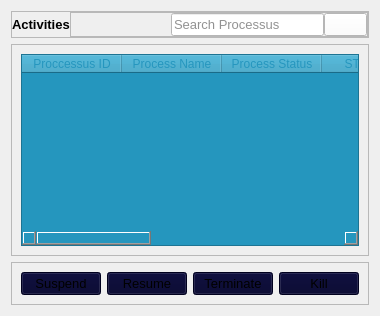
               <widget class="QWidget" name="activities">
                <layout class="QVBoxLayout" name="verticalLayout_10">
                 <item>
                  <widget class="QFrame" name="frame_7">
                   <property name="frameShape">
                    <enum>QFrame::StyledPanel</enum>
                   </property>
                   <property name="frameShadow">
                    <enum>QFrame::Raised</enum>
                   </property>
                   <layout class="QHBoxLayout" name="horizontalLayout_13">
                    <property name="spacing">
                     <number>0</number>
                    </property>
                    <property name="leftMargin">
                     <number>0</number>
                    </property>
                    <property name="topMargin">
                     <number>0</number>
                    </property>
                    <property name="rightMargin">
                     <number>0</number>
                    </property>
                    <property name="bottomMargin">
                     <number>0</number>
                    </property>
                    <item>
                     <widget class="QLabel" name="label_59">
                      <property name="font">
                       <font>
                        <pointsize>10</pointsize>
                        <weight>75</weight>
                        <bold>true</bold>
                       </font>
                      </property>
                      <property name="text">
                       <string>Activities</string>
                      </property>
                     </widget>
                    </item>
                    <item>
                     <widget class="QFrame" name="frame_12">
                      <property name="minimumSize">
                       <size>
                        <width>200</width>
                        <height>0</height>
                       </size>
                      </property>
                      <property name="maximumSize">
                       <size>
                        <width>6000</width>
                        <height>16777215</height>
                       </size>
                      </property>
                      <property name="font">
                       <font>
                        <pointsize>10</pointsize>
                       </font>
                      </property>
                      <property name="frameShape">
                       <enum>QFrame::StyledPanel</enum>
                      </property>
                      <property name="frameShadow">
                       <enum>QFrame::Raised</enum>
                      </property>
                      <layout class="QHBoxLayout" name="horizontalLayout_11">
                       <property name="spacing">
                        <number>0</number>
                       </property>
                       <property name="leftMargin">
                        <number>100</number>
                       </property>
                       <property name="topMargin">
                        <number>0</number>
                       </property>
                       <property name="rightMargin">
                        <number>0</number>
                       </property>
                       <property name="bottomMargin">
                        <number>0</number>
                       </property>
                       <item>
                        <widget class="QLineEdit" name="activity_search">
                         <property name="styleSheet">
                          <string notr="true">color:rgb(38, 38, 38);
background-color: rgb(255, 255, 255);
</string>
                         </property>
                         <property name="placeholderText">
                          <string>Search Processus</string>
                         </property>
                        </widget>
                       </item>
                       <item>
                        <widget class="QPushButton" name="pushButton_6">
                         <property name="styleSheet">
                          <string notr="true">background-color: rgb(255, 255, 255);</string>
                         </property>
                         <property name="text">
                          <string/>
                         </property>
                         <property name="icon">
                          <iconset resource="resource.qrc">
                           <normaloff>:/icons/icons/search.svg</normaloff>:/icons/icons/search.svg</iconset>
                         </property>
                        </widget>
                       </item>
                      </layout>
                     </widget>
                    </item>
                   </layout>
                  </widget>
                 </item>
                 <item>
                  <widget class="QFrame" name="frame_10">
                   <property name="frameShape">
                    <enum>QFrame::StyledPanel</enum>
                   </property>
                   <property name="frameShadow">
                    <enum>QFrame::Raised</enum>
                   </property>
                   <layout class="QVBoxLayout" name="verticalLayout_11">
                    <item>
                     <widget class="QTableWidget" name="tableWidget">
                      <property name="styleSheet">
                       <string notr="true">background-color: rgb(37, 150, 190);
color:rgb(37, 150, 190)</string>
                      </property>
                      <column>
                       <property name="text">
                        <string>Proccessus ID</string>
                       </property>
                      </column>
                      <column>
                       <property name="text">
                        <string>Process Name</string>
                       </property>
                      </column>
                      <column>
                       <property name="text">
                        <string>Process Status</string>
                       </property>
                      </column>
                      <column>
                       <property name="text">
                        <string>STARTED</string>
                       </property>
                      </column>
                      <column>
                       <property name="text">
                        <string>SUSPEND</string>
                       </property>
                      </column>
                      <column>
                       <property name="text">
                        <string>RESUME</string>
                       </property>
                      </column>
                      <column>
                       <property name="text">
                        <string>Terminate</string>
                       </property>
                      </column>
                      <column>
                       <property name="text">
                        <string>kill</string>
                       </property>
                      </column>
                     </widget>
                    </item>
                   </layout>
                  </widget>
                 </item>
                 <item alignment="Qt::AlignBottom">
                  <widget class="QFrame" name="frame_11">
                   <property name="font">
                    <font>
                     <pointsize>10</pointsize>
                    </font>
                   </property>
                   <property name="frameShape">
                    <enum>QFrame::StyledPanel</enum>
                   </property>
                   <property name="frameShadow">
                    <enum>QFrame::Raised</enum>
                   </property>
                   <layout class="QHBoxLayout" name="horizontalLayout_12">
                    <item>
                     <widget class="QPushButton" name="suspend_btn">
                      <property name="font">
                       <font>
                        <pointsize>10</pointsize>
                       </font>
                      </property>
                      <property name="styleSheet">
                       <string notr="true">background-color: rgb(0, 0, 42);</string>
                      </property>
                      <property name="text">
                       <string>Suspend</string>
                      </property>
                     </widget>
                    </item>
                    <item>
                     <widget class="QPushButton" name="resume_btn">
                      <property name="font">
                       <font>
                        <pointsize>10</pointsize>
                       </font>
                      </property>
                      <property name="styleSheet">
                       <string notr="true">background-color: rgb(0, 0, 42);</string>
                      </property>
                      <property name="text">
                       <string>Resume</string>
                      </property>
                     </widget>
                    </item>
                    <item>
                     <widget class="QPushButton" name="terminate_btn">
                      <property name="font">
                       <font>
                        <pointsize>10</pointsize>
                       </font>
                      </property>
                      <property name="styleSheet">
                       <string notr="true">background-color: rgb(0, 0, 42);</string>
                      </property>
                      <property name="text">
                       <string>Terminate</string>
                      </property>
                     </widget>
                    </item>
                    <item>
                     <widget class="QPushButton" name="kill_btn">
                      <property name="font">
                       <font>
                        <pointsize>10</pointsize>
                       </font>
                      </property>
                      <property name="styleSheet">
                       <string notr="true">background-color: rgb(0, 0, 42);</string>
                      </property>
                      <property name="text">
                       <string>Kill</string>
                      </property>
                     </widget>
                    </item>
                   </layout>
                  </widget>
                 </item>
                </layout>
               </widget>
